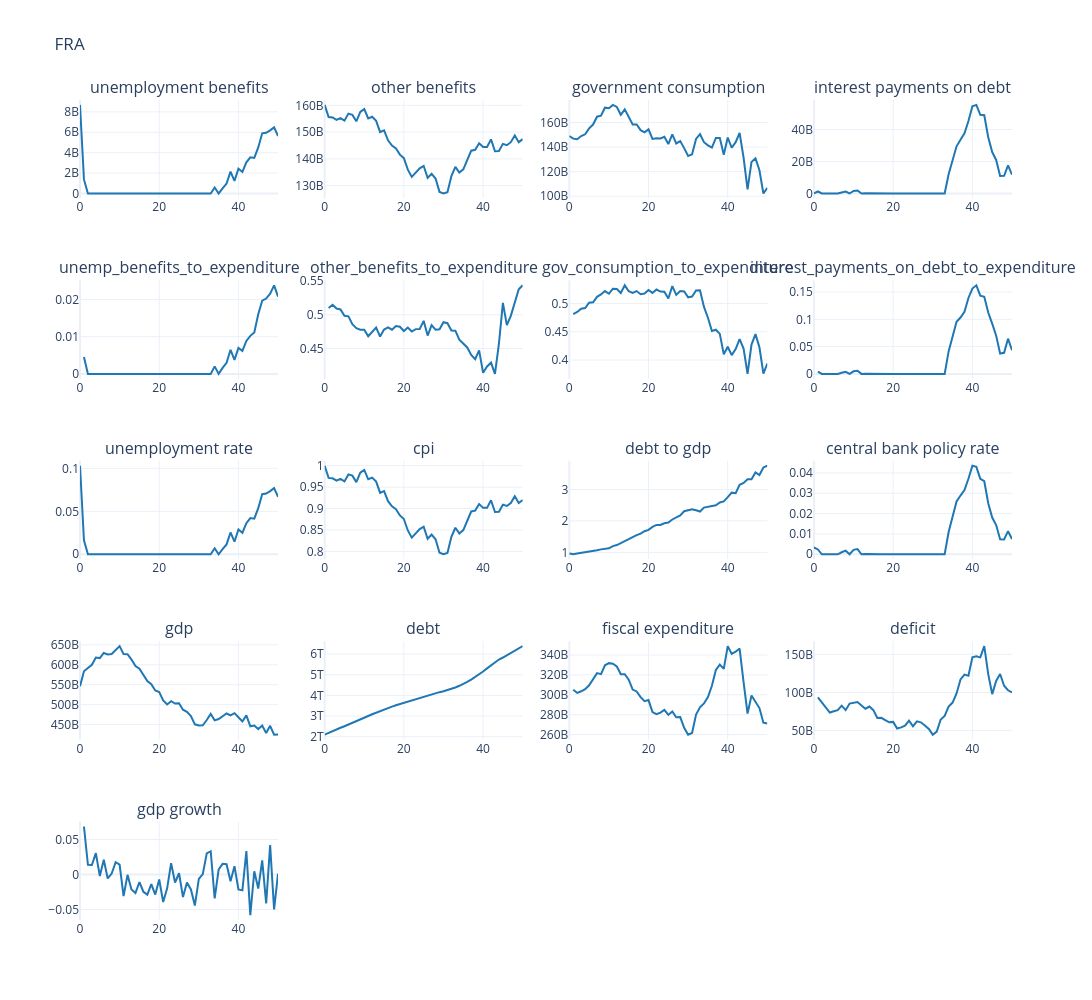

Notebook source saved alongside this figure:
### Code cell
fiscal_cols = [
    'unemployment benefits', 'other benefits', 'government consumption', 'interest payments on debt',
    'unemp_benefits_to_expenditure', 'other_benefits_to_expenditure', 'gov_consumption_to_expenditure', 'interest_payments_on_debt_to_expenditure', 
    'unemployment rate', 'cpi', 'debt to gdp', 'central bank policy rate', 'gdp', 'debt', 'fiscal expenditure', 'deficit', 'gdp growth',
    ]


#  Plot fiscal variables
plot_output(
    df=df_base[fiscal_cols],
    no_rows=5,
    no_cols=4,
    country_code=cfg.country_iso3,
    line_color="#1f77b4",
    base_height=200,
    base_width=400,
)
